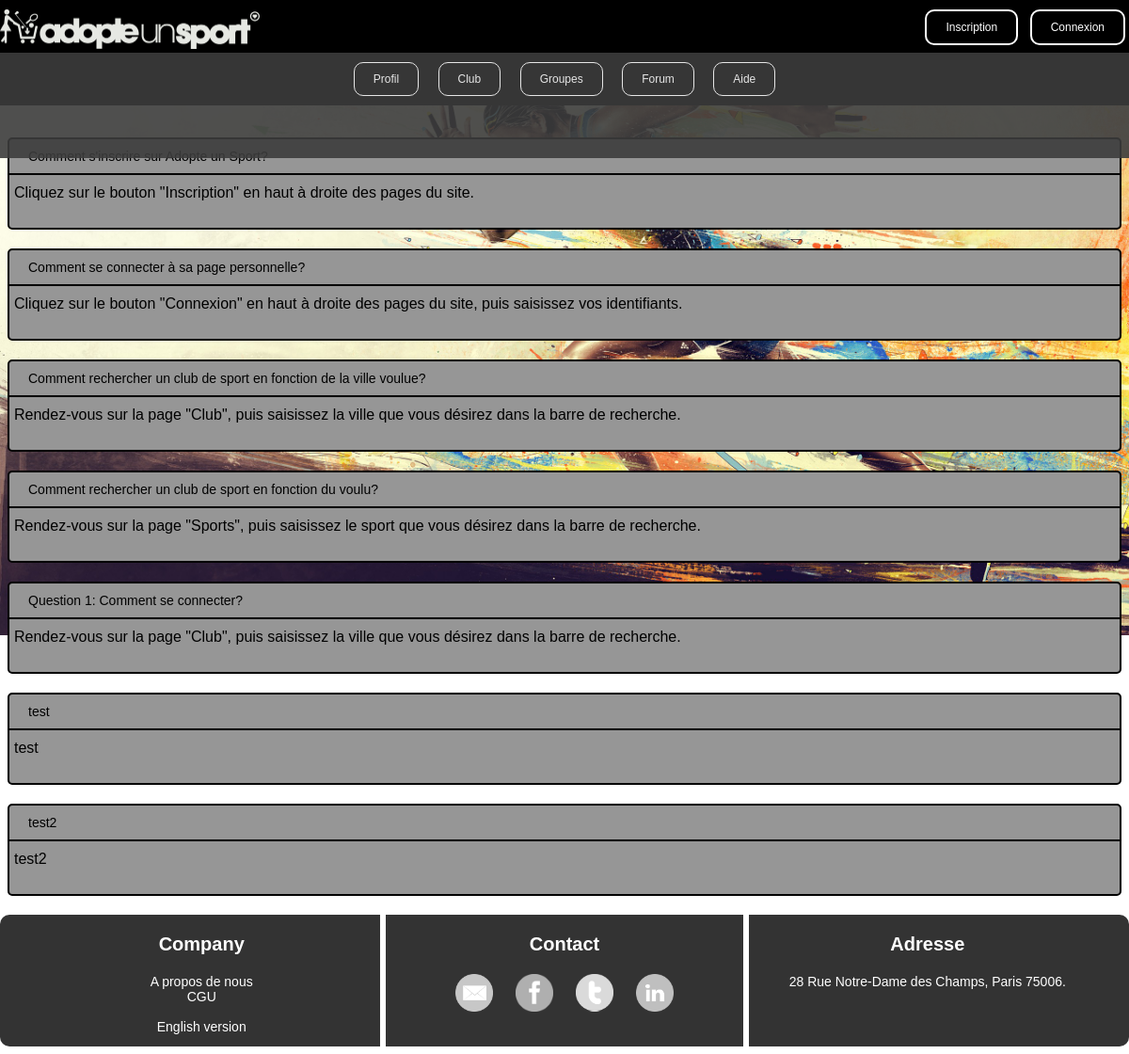
Page /faq.php on the earlier database version.
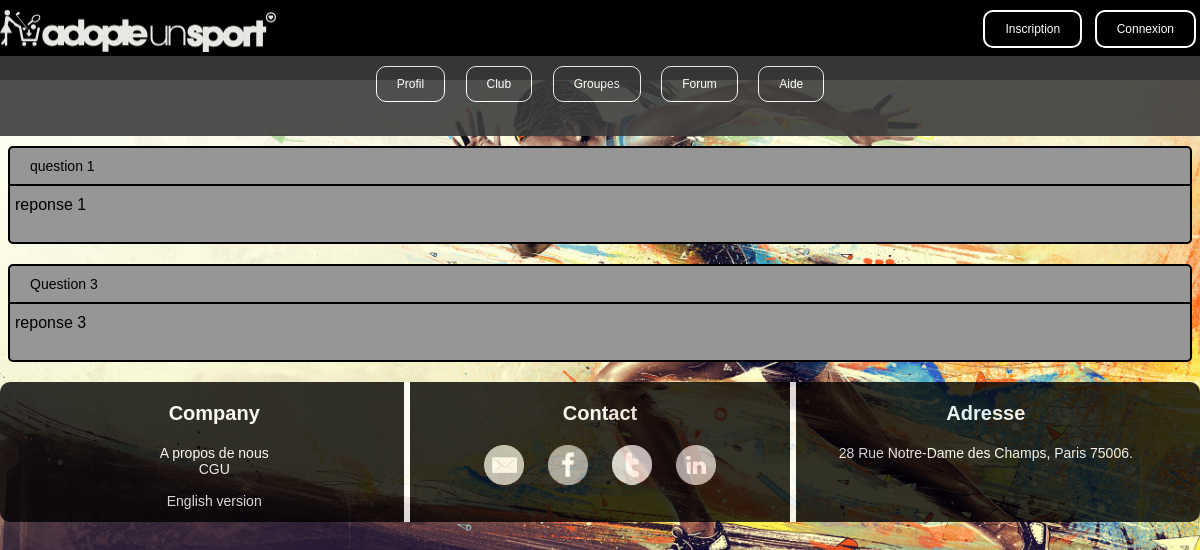
Same page on the later database version.
### tables this page shows
CREATE TABLE IF NOT EXISTS `faq` (
  `Id` int(11) NOT NULL AUTO_INCREMENT,
  `Question` varchar(5000) NOT NULL,
  `Reponse` varchar(5000) NOT NULL,
  PRIMARY KEY (`Id`)
);

### faq.php (the view, shortened to what this page needs)
<!DOCTYPE html>
<html>
	<head>
		<link href='assets/css/styleheaderfooter.css' rel='stylesheet' type='text/css' />
		<link href='assets/css/style.css' rel='stylesheet' type='text/css' />
	</head>
	<body>
		<header>
			<div class="container haut">
				<div class="connexion element"><a href="index.php"><img class="logosite" src="Images/adopteunsportnb.png" /></a></div>
				<div class="connexion droite element">
					<?php
						if (!isset($_SESSION['Pseudo'])) {
							?>
							<a href="inscription.php" class="button">Inscription</a>
							<a href="pageconnection.php" class="button">Connexion</a>
							<?php
						}
					?>
           		</div>
			</div>
			<div class="menu haut">
				<a href="membre.php" class="button2">Profil</a>
				<a href="clubs.php" class="button2">Club</a>
				<a href="groupes.php" class="button2">Groupes</a>
				<a href="forum.php" class="button2">Forum</a>
				<a href="faq.php" class="button2">Aide</a>
			</div>
		</header>
		<div class="faq">
			<?php
		try
		{
			$bdd = new PDO('mysql:host=localhost;dbname=app_info;charset=utf8', 'root', '');
		}
		catch(Exception $e)
		{
        	die('Erreur : '.$e->getMessage());
		}
		$reponse = $bdd->query('SELECT Question, Reponse FROM faq ORDER BY Id');
		while ($donnees = $reponse->fetch())
		{ ?>
			<div class="posts">
			<div class="question case">
				<?php
				echo $donnees['Question'];
				?>
			</div>
			<div class="reponse case">
				<?php
				echo $donnees['Reponse'] . '<br /><br />';
				?>
			</div>
		</div>
		<?php
		}
		?>
		</div>
		<footer>
			<div class="company bas">
				<h3>Company</h3>
				<a href="groupe6c.php" class="lienfootercompany">A propos de nous</a>
				<a href="cgu.php" class="lienfootercompany">CGU</a><br/>
				<a href="accueilen.php" class="lienfootercompany">English version</a>
			</div>
			<div class="espace bas">
			</div>
			<div class="contact bas">
				<h3>Contact</h3>
				<a href="https://www.google.fr" class="rsociaux mail"></a>
				<a href="https://www.facebook.com" class="rsociaux fb"></a>
				<a href="https://www.google.fr" class="rsociaux twitter"></a>
				<a href="https://www.google.fr" class="rsociaux linkedin"></a>
			</div>
			<div class="espace bas">
			</div>
			<div class="adresse bas">
				<h3>Adresse</h3>
				<p>28 Rue Notre-Dame des Champs, Paris 75006.</p>
			</div>
		</footer>
	</body>
</html>

### assets/css/styleheaderfooter.css (style rules this page uses)
.container { background-color: rgb(0,0,0); opacity: 1; border-radius: 0px; color: black; position: fixed; width:100%; height: 10%; margin-left: -8px; margin-right: -10px; margin-top: -8px; display: block; }
.menu { background-color: rgb(60,60,60); opacity: 0.9; position: fixed; margin-top: 4%; width:100%; height: 10%; margin-left: -8px; text-align: center; display: block; }
.logosite { height: 42px; width: 276px; margin-top: 10px; }
.connexion { display: inline-block; }
.droite { float: right; }
.button { background-color: rgb(0,0,0); border: solid white 2px; border-radius: 10px; color: white; padding: 10px 20px; text-align: center; text-decoration: none; display: inline-block; font-size: 12px; margin: 10px 4px; cursor: pointer; }
.button2 { background-color: rgb(60,60,60); border: solid white 1px; border-radius: 10px; color: white; padding: 10px 20px; text-align: center; text-decoration: none; display: inline-block; font-size: 12px; margin: 10px 8px; cursor: pointer; }
footer { position: relative; background-color: rgb(0,0,0); opacity: 0.8; color:white; text-align: center; border-radius: 10px; margin-left: -8px; margin-right: -8px; font-size: 14px; }
footer a { margin-right: 10px; margin-left: 10px; color: white; }
footer h3 { font-size: 20px; }
.bas { position: relative; display: inline-block; width: 25%; margin-left: 3%; margin-right: 3%; height: 140px; vertical-align: top; }
.espace { width: 0.5%; margin-left: 0%; margin-right: 0%; background-color: rgb(255,255,255); }
.lienfootercompany { display: block; }
.rsociaux { display: inline-block; height: 40px; width: 40px; }
.mail { background-image: url('Images/mailnb.png'); background-size: 100%; }
.fb { background-image: url('Images/fbnb1.png'); background-size: 100%; }
.twitter { background-image: url('Images/twitternb.png'); background-size: 100%; }
.linkedin { background-image: url('Images/linkedinnb.png'); background-size: 100%; }

### assets/css/style.css (style rules this page uses)
body { background-image : url('Images/course.jpeg'); background-size: 100%; background-repeat: no-repeat; background-attachment: fixed; display: block; color : black; font-family : "Verdana", cursive, sans-serif; }
a { color: black; text-decoration: none; }
.faq { margin-top: 10%; width: 100%; display: inline-block; }
.posts { background-color: rgb(150,150,150); border: solid black 2px; border-radius: 5px; margin-top: 20px; margin-bottom: 20px; }
.question { vertical-align: text-bottom; padding-right: 20px; padding-left: 20px; font-size: 14px; }
.reponse { padding-right: 5px; padding-left: 5px; border-top: solid black 2px; }
.case { display: block; padding-top: 10px; padding-bottom: 10px; }

Differences in the rows shown:
removed faq: Reponse "Cliquez sur le bouton \"Inscription\" en haut à droite des pages du site."
removed faq: Question "Comment se connecter à sa page personnelle?", Reponse "Cliquez sur le bouton \"Connexion\" en haut à droite des pages du site, puis saisissez vos identifiants."
removed faq: Question "Comment rechercher un club de sport en fonction de la ville voulue?", Reponse "Rendez-vous sur la page \"Club\", puis saisissez la ville que vous désirez dans la barre de recherche."
removed faq: Question "Comment rechercher un club de sport en fonction du voulu?", Reponse "Rendez-vous sur la page \"Sports\", puis saisissez le sport que vous désirez dans la barre de recherche."
removed faq: Question "Question 1: Comment se connecter?", Reponse "Rendez-vous sur la page \"Club\", puis saisissez la ville que vous désirez dans la barre de recherche."
removed faq: Question "test", Reponse "test"
removed faq: Question "test2", Reponse "test2"
added faq: Question "question 1", Reponse "reponse 1"
added faq: Question "Question 3", Reponse "reponse 3"
